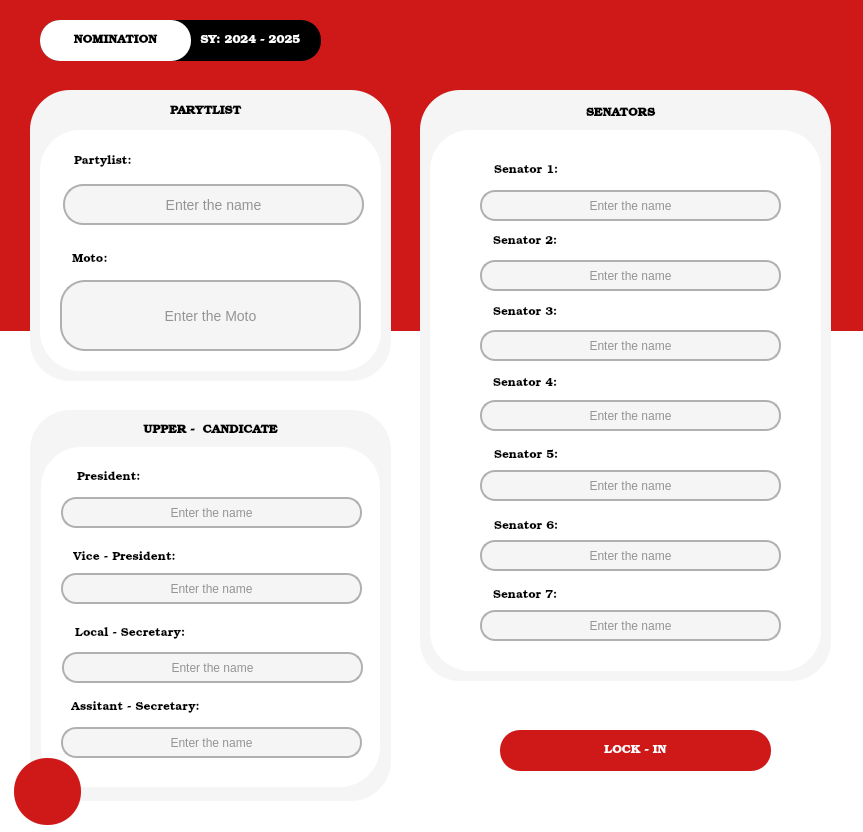
<?xml version="1.0" encoding="UTF-8"?>
<ui version="4.0">
 <class>MainWindow</class>
 <widget class="QMainWindow" name="MainWindow">
  <property name="geometry">
   <rect>
    <x>0</x>
    <y>0</y>
    <width>863</width>
    <height>832</height>
   </rect>
  </property>
  <property name="windowTitle">
   <string>MainWindow</string>
  </property>
  <property name="styleSheet">
   <string notr="true">background-color: rgb(255, 255, 255);</string>
  </property>
  <widget class="QWidget" name="centralwidget">
   <widget class="QWidget" name="widget" native="true">
    <property name="geometry">
     <rect>
      <x>30</x>
      <y>90</y>
      <width>361</width>
      <height>291</height>
     </rect>
    </property>
    <property name="styleSheet">
     <string notr="true">background-color: rgb(245, 245, 245);
border-radius: 40px;</string>
    </property>
    <widget class="QWidget" name="widget_2" native="true">
     <property name="geometry">
      <rect>
       <x>10</x>
       <y>40</y>
       <width>341</width>
       <height>241</height>
      </rect>
     </property>
     <property name="styleSheet">
      <string notr="true">background-color: rgb(255, 255, 255);
border-radius: 40px;</string>
     </property>
     <widget class="QLineEdit" name="enter_partylist_name">
      <property name="geometry">
       <rect>
        <x>23</x>
        <y>54</y>
        <width>301</width>
        <height>41</height>
       </rect>
      </property>
      <property name="styleSheet">
       <string notr="true">QLineEdit {
    background-color: #F5F5F5; /* Light grey background */
    color: #333333; /* Dark text */
    border: 2px solid #B0B0B0; /* Grey border */
    border-radius: 20px; /* Fully rounded corners */
    padding: 8px;
    font-size: 14px;
}

QLineEdit:focus {
    border: 2px solid #808080; /* Darker grey when focused */
    outline: none;
}
</string>
      </property>
      <property name="alignment">
       <set>Qt::AlignCenter</set>
      </property>
      <property name="placeholderText">
       <string>Enter the name</string>
      </property>
     </widget>
     <widget class="QLineEdit" name="enter_moto">
      <property name="geometry">
       <rect>
        <x>20</x>
        <y>150</y>
        <width>301</width>
        <height>71</height>
       </rect>
      </property>
      <property name="styleSheet">
       <string notr="true">QLineEdit {
    background-color: #F5F5F5; /* Light grey background */
    color: #333333; /* Dark text */
    border: 2px solid #B0B0B0; /* Grey border */
    border-radius: 25px; /* Fully rounded corners */
    padding: 8px;
    font-size: 14px;
}

QLineEdit:focus {
    border: 2px solid #808080; /* Darker grey when focused */
    outline: none;
}
</string>
      </property>
      <property name="alignment">
       <set>Qt::AlignCenter</set>
      </property>
      <property name="placeholderText">
       <string>Enter the Moto</string>
      </property>
     </widget>
     <widget class="QLabel" name="label_10">
      <property name="geometry">
       <rect>
        <x>34</x>
        <y>21</y>
        <width>81</width>
        <height>21</height>
       </rect>
      </property>
      <property name="font">
       <font>
        <family>Bookman Old Style</family>
        <pointsize>9</pointsize>
       </font>
      </property>
      <property name="styleSheet">
       <string notr="true">color: rgb(0, 0, 0);
background-color: transparent;</string>
      </property>
      <property name="text">
       <string>Partylist:</string>
      </property>
      <property name="alignment">
       <set>Qt::AlignLeading|Qt::AlignLeft|Qt::AlignVCenter</set>
      </property>
     </widget>
     <widget class="QLabel" name="label_11">
      <property name="geometry">
       <rect>
        <x>32</x>
        <y>119</y>
        <width>81</width>
        <height>21</height>
       </rect>
      </property>
      <property name="font">
       <font>
        <family>Bookman Old Style</family>
        <pointsize>9</pointsize>
       </font>
      </property>
      <property name="styleSheet">
       <string notr="true">color: rgb(0, 0, 0);
background-color: transparent;</string>
      </property>
      <property name="text">
       <string>Moto:</string>
      </property>
      <property name="alignment">
       <set>Qt::AlignLeading|Qt::AlignLeft|Qt::AlignVCenter</set>
      </property>
     </widget>
    </widget>
    <widget class="QLabel" name="label_23">
     <property name="geometry">
      <rect>
       <x>135</x>
       <y>11</y>
       <width>81</width>
       <height>21</height>
      </rect>
     </property>
     <property name="font">
      <font>
       <family>Bookman Old Style</family>
       <pointsize>9</pointsize>
       <weight>75</weight>
       <bold>true</bold>
      </font>
     </property>
     <property name="styleSheet">
      <string notr="true">color: rgb(0, 0, 0);
background-color: transparent;</string>
     </property>
     <property name="text">
      <string>PARYTLIST</string>
     </property>
     <property name="alignment">
      <set>Qt::AlignCenter</set>
     </property>
    </widget>
   </widget>
   <widget class="QWidget" name="widget_3" native="true">
    <property name="geometry">
     <rect>
      <x>30</x>
      <y>410</y>
      <width>361</width>
      <height>391</height>
     </rect>
    </property>
    <property name="styleSheet">
     <string notr="true">background-color: rgb(245, 245, 245);
border-radius: 40px;</string>
    </property>
    <widget class="QWidget" name="widget_4" native="true">
     <property name="geometry">
      <rect>
       <x>11</x>
       <y>37</y>
       <width>339</width>
       <height>340</height>
      </rect>
     </property>
     <property name="styleSheet">
      <string notr="true">background-color: rgb(255, 255, 255);
border-radius: 40px;</string>
     </property>
     <widget class="QLineEdit" name="enter_pres">
      <property name="geometry">
       <rect>
        <x>20</x>
        <y>50</y>
        <width>301</width>
        <height>31</height>
       </rect>
      </property>
      <property name="styleSheet">
       <string notr="true">QLineEdit {
    background-color: #F5F5F5; /* Light grey background */
    color: #333333; /* Dark text */
    border: 2px solid #B0B0B0; /* Grey border */
    border-radius: 15px; /* Fully rounded corners */
    padding: 8px;
    font-size: 12px;
}

QLineEdit:focus {
    border: 2px solid #808080; /* Darker grey when focused */
    outline: none;
}
</string>
      </property>
      <property name="alignment">
       <set>Qt::AlignCenter</set>
      </property>
      <property name="placeholderText">
       <string>Enter the name</string>
      </property>
     </widget>
     <widget class="QLineEdit" name="enter_vice_pres">
      <property name="geometry">
       <rect>
        <x>20</x>
        <y>126</y>
        <width>301</width>
        <height>31</height>
       </rect>
      </property>
      <property name="styleSheet">
       <string notr="true">QLineEdit {
    background-color: #F5F5F5; /* Light grey background */
    color: #333333; /* Dark text */
    border: 2px solid #B0B0B0; /* Grey border */
    border-radius: 15px; /* Fully rounded corners */
    padding: 8px;
    font-size: 12px;
}

QLineEdit:focus {
    border: 2px solid #808080; /* Darker grey when focused */
    outline: none;
}
</string>
      </property>
      <property name="alignment">
       <set>Qt::AlignCenter</set>
      </property>
      <property name="placeholderText">
       <string>Enter the name</string>
      </property>
     </widget>
     <widget class="QLineEdit" name="enter_local_sec">
      <property name="geometry">
       <rect>
        <x>21</x>
        <y>205</y>
        <width>301</width>
        <height>31</height>
       </rect>
      </property>
      <property name="styleSheet">
       <string notr="true">QLineEdit {
    background-color: #F5F5F5; /* Light grey background */
    color: #333333; /* Dark text */
    border: 2px solid #B0B0B0; /* Grey border */
    border-radius: 15px; /* Fully rounded corners */
    padding: 8px;
    font-size: 12px;
}

QLineEdit:focus {
    border: 2px solid #808080; /* Darker grey when focused */
    outline: none;
}
</string>
      </property>
      <property name="alignment">
       <set>Qt::AlignCenter</set>
      </property>
      <property name="placeholderText">
       <string>Enter the name</string>
      </property>
     </widget>
     <widget class="QLineEdit" name="enter_ass_sec">
      <property name="geometry">
       <rect>
        <x>20</x>
        <y>280</y>
        <width>301</width>
        <height>31</height>
       </rect>
      </property>
      <property name="styleSheet">
       <string notr="true">QLineEdit {
    background-color: #F5F5F5; /* Light grey background */
    color: #333333; /* Dark text */
    border: 2px solid #B0B0B0; /* Grey border */
    border-radius: 15px; /* Fully rounded corners */
    padding: 8px;
    font-size: 12px;
}

QLineEdit:focus {
    border: 2px solid #808080; /* Darker grey when focused */
    outline: none;
}
</string>
      </property>
      <property name="alignment">
       <set>Qt::AlignCenter</set>
      </property>
      <property name="placeholderText">
       <string>Enter the name</string>
      </property>
     </widget>
     <widget class="QLabel" name="label_12">
      <property name="geometry">
       <rect>
        <x>36</x>
        <y>20</y>
        <width>81</width>
        <height>21</height>
       </rect>
      </property>
      <property name="font">
       <font>
        <family>Bookman Old Style</family>
        <pointsize>9</pointsize>
       </font>
      </property>
      <property name="styleSheet">
       <string notr="true">color: rgb(0, 0, 0);
background-color: transparent;</string>
      </property>
      <property name="text">
       <string>President:</string>
      </property>
      <property name="alignment">
       <set>Qt::AlignLeading|Qt::AlignLeft|Qt::AlignVCenter</set>
      </property>
     </widget>
     <widget class="QLabel" name="label_13">
      <property name="geometry">
       <rect>
        <x>32</x>
        <y>100</y>
        <width>111</width>
        <height>21</height>
       </rect>
      </property>
      <property name="font">
       <font>
        <family>Bookman Old Style</family>
        <pointsize>9</pointsize>
       </font>
      </property>
      <property name="styleSheet">
       <string notr="true">color: rgb(0, 0, 0);
background-color: transparent;</string>
      </property>
      <property name="text">
       <string>Vice - President:</string>
      </property>
      <property name="alignment">
       <set>Qt::AlignLeading|Qt::AlignLeft|Qt::AlignVCenter</set>
      </property>
     </widget>
     <widget class="QLabel" name="label_14">
      <property name="geometry">
       <rect>
        <x>34</x>
        <y>176</y>
        <width>111</width>
        <height>21</height>
       </rect>
      </property>
      <property name="font">
       <font>
        <family>Bookman Old Style</family>
        <pointsize>9</pointsize>
       </font>
      </property>
      <property name="styleSheet">
       <string notr="true">color: rgb(0, 0, 0);
background-color: transparent;</string>
      </property>
      <property name="text">
       <string>Local - Secretary:</string>
      </property>
      <property name="alignment">
       <set>Qt::AlignLeading|Qt::AlignLeft|Qt::AlignVCenter</set>
      </property>
     </widget>
     <widget class="QLabel" name="label_15">
      <property name="geometry">
       <rect>
        <x>30</x>
        <y>250</y>
        <width>131</width>
        <height>21</height>
       </rect>
      </property>
      <property name="font">
       <font>
        <family>Bookman Old Style</family>
        <pointsize>9</pointsize>
       </font>
      </property>
      <property name="styleSheet">
       <string notr="true">color: rgb(0, 0, 0);
background-color: transparent;</string>
      </property>
      <property name="text">
       <string>Assitant - Secretary:</string>
      </property>
      <property name="alignment">
       <set>Qt::AlignLeading|Qt::AlignLeft|Qt::AlignVCenter</set>
      </property>
     </widget>
    </widget>
    <widget class="QLabel" name="label_24">
     <property name="geometry">
      <rect>
       <x>106</x>
       <y>10</y>
       <width>149</width>
       <height>21</height>
      </rect>
     </property>
     <property name="font">
      <font>
       <family>Bookman Old Style</family>
       <pointsize>9</pointsize>
       <weight>75</weight>
       <bold>true</bold>
      </font>
     </property>
     <property name="styleSheet">
      <string notr="true">color: rgb(0, 0, 0);
background-color: transparent;</string>
     </property>
     <property name="text">
      <string>UPPER -  CANDICATE</string>
     </property>
     <property name="alignment">
      <set>Qt::AlignCenter</set>
     </property>
    </widget>
   </widget>
   <widget class="QWidget" name="widget_5" native="true">
    <property name="geometry">
     <rect>
      <x>420</x>
      <y>90</y>
      <width>411</width>
      <height>591</height>
     </rect>
    </property>
    <property name="styleSheet">
     <string notr="true">background-color: rgb(245, 245, 245);
border-radius: 40px;</string>
    </property>
    <widget class="QWidget" name="widget_6" native="true">
     <property name="geometry">
      <rect>
       <x>10</x>
       <y>40</y>
       <width>391</width>
       <height>541</height>
      </rect>
     </property>
     <property name="styleSheet">
      <string notr="true">background-color: rgb(255, 255, 255);
border-radius: 40px;</string>
     </property>
     <widget class="QLineEdit" name="enter_senator1">
      <property name="geometry">
       <rect>
        <x>50</x>
        <y>60</y>
        <width>301</width>
        <height>31</height>
       </rect>
      </property>
      <property name="styleSheet">
       <string notr="true">QLineEdit {
    background-color: #F5F5F5; /* Light grey background */
    color: #333333; /* Dark text */
    border: 2px solid #B0B0B0; /* Grey border */
    border-radius: 15px; /* Fully rounded corners */
    padding: 8px;
    font-size: 12px;
}

QLineEdit:focus {
    border: 2px solid #808080; /* Darker grey when focused */
    outline: none;
}
</string>
      </property>
      <property name="alignment">
       <set>Qt::AlignCenter</set>
      </property>
      <property name="placeholderText">
       <string>Enter the name</string>
      </property>
     </widget>
     <widget class="QLineEdit" name="enter_senator2">
      <property name="geometry">
       <rect>
        <x>50</x>
        <y>130</y>
        <width>301</width>
        <height>31</height>
       </rect>
      </property>
      <property name="styleSheet">
       <string notr="true">QLineEdit {
    background-color: #F5F5F5; /* Light grey background */
    color: #333333; /* Dark text */
    border: 2px solid #B0B0B0; /* Grey border */
    border-radius: 15px; /* Fully rounded corners */
    padding: 8px;
    font-size: 12px;
}

QLineEdit:focus {
    border: 2px solid #808080; /* Darker grey when focused */
    outline: none;
}
</string>
      </property>
      <property name="alignment">
       <set>Qt::AlignCenter</set>
      </property>
      <property name="placeholderText">
       <string>Enter the name</string>
      </property>
     </widget>
     <widget class="QLineEdit" name="enter_senator3">
      <property name="geometry">
       <rect>
        <x>50</x>
        <y>200</y>
        <width>301</width>
        <height>31</height>
       </rect>
      </property>
      <property name="styleSheet">
       <string notr="true">QLineEdit {
    background-color: #F5F5F5; /* Light grey background */
    color: #333333; /* Dark text */
    border: 2px solid #B0B0B0; /* Grey border */
    border-radius: 15px; /* Fully rounded corners */
    padding: 8px;
    font-size: 12px;
}

QLineEdit:focus {
    border: 2px solid #808080; /* Darker grey when focused */
    outline: none;
}
</string>
      </property>
      <property name="alignment">
       <set>Qt::AlignCenter</set>
      </property>
      <property name="placeholderText">
       <string>Enter the name</string>
      </property>
     </widget>
     <widget class="QLineEdit" name="enter_senator4">
      <property name="geometry">
       <rect>
        <x>50</x>
        <y>270</y>
        <width>301</width>
        <height>31</height>
       </rect>
      </property>
      <property name="styleSheet">
       <string notr="true">QLineEdit {
    background-color: #F5F5F5; /* Light grey background */
    color: #333333; /* Dark text */
    border: 2px solid #B0B0B0; /* Grey border */
    border-radius: 15px; /* Fully rounded corners */
    padding: 8px;
    font-size: 12px;
}

QLineEdit:focus {
    border: 2px solid #808080; /* Darker grey when focused */
    outline: none;
}
</string>
      </property>
      <property name="alignment">
       <set>Qt::AlignCenter</set>
      </property>
      <property name="placeholderText">
       <string>Enter the name</string>
      </property>
     </widget>
     <widget class="QLineEdit" name="enter_senator5">
      <property name="geometry">
       <rect>
        <x>50</x>
        <y>340</y>
        <width>301</width>
        <height>31</height>
       </rect>
      </property>
      <property name="styleSheet">
       <string notr="true">QLineEdit {
    background-color: #F5F5F5; /* Light grey background */
    color: #333333; /* Dark text */
    border: 2px solid #B0B0B0; /* Grey border */
    border-radius: 15px; /* Fully rounded corners */
    padding: 8px;
    font-size: 12px;
}

QLineEdit:focus {
    border: 2px solid #808080; /* Darker grey when focused */
    outline: none;
}
</string>
      </property>
      <property name="alignment">
       <set>Qt::AlignCenter</set>
      </property>
      <property name="placeholderText">
       <string>Enter the name</string>
      </property>
     </widget>
     <widget class="QLineEdit" name="enter_senator6">
      <property name="geometry">
       <rect>
        <x>50</x>
        <y>410</y>
        <width>301</width>
        <height>31</height>
       </rect>
      </property>
      <property name="styleSheet">
       <string notr="true">QLineEdit {
    background-color: #F5F5F5; /* Light grey background */
    color: #333333; /* Dark text */
    border: 2px solid #B0B0B0; /* Grey border */
    border-radius: 15px; /* Fully rounded corners */
    padding: 8px;
    font-size: 12px;
}

QLineEdit:focus {
    border: 2px solid #808080; /* Darker grey when focused */
    outline: none;
}
</string>
      </property>
      <property name="alignment">
       <set>Qt::AlignCenter</set>
      </property>
      <property name="placeholderText">
       <string>Enter the name</string>
      </property>
     </widget>
     <widget class="QLineEdit" name="enter_senator7">
      <property name="geometry">
       <rect>
        <x>50</x>
        <y>480</y>
        <width>301</width>
        <height>31</height>
       </rect>
      </property>
      <property name="styleSheet">
       <string notr="true">QLineEdit {
    background-color: #F5F5F5; /* Light grey background */
    color: #333333; /* Dark text */
    border: 2px solid #B0B0B0; /* Grey border */
    border-radius: 15px; /* Fully rounded corners */
    padding: 8px;
    font-size: 12px;
}

QLineEdit:focus {
    border: 2px solid #808080; /* Darker grey when focused */
    outline: none;
}
</string>
      </property>
      <property name="alignment">
       <set>Qt::AlignCenter</set>
      </property>
      <property name="placeholderText">
       <string>Enter the name</string>
      </property>
     </widget>
     <widget class="QLabel" name="label_16">
      <property name="geometry">
       <rect>
        <x>64</x>
        <y>30</y>
        <width>81</width>
        <height>21</height>
       </rect>
      </property>
      <property name="font">
       <font>
        <family>Bookman Old Style</family>
        <pointsize>9</pointsize>
       </font>
      </property>
      <property name="styleSheet">
       <string notr="true">color: rgb(0, 0, 0);
background-color: transparent;</string>
      </property>
      <property name="text">
       <string>Senator 1:</string>
      </property>
      <property name="alignment">
       <set>Qt::AlignLeading|Qt::AlignLeft|Qt::AlignVCenter</set>
      </property>
     </widget>
     <widget class="QLabel" name="label_17">
      <property name="geometry">
       <rect>
        <x>63</x>
        <y>101</y>
        <width>81</width>
        <height>21</height>
       </rect>
      </property>
      <property name="font">
       <font>
        <family>Bookman Old Style</family>
        <pointsize>9</pointsize>
       </font>
      </property>
      <property name="styleSheet">
       <string notr="true">color: rgb(0, 0, 0);
background-color: transparent;</string>
      </property>
      <property name="text">
       <string>Senator 2:</string>
      </property>
      <property name="alignment">
       <set>Qt::AlignLeading|Qt::AlignLeft|Qt::AlignVCenter</set>
      </property>
     </widget>
     <widget class="QLabel" name="label_18">
      <property name="geometry">
       <rect>
        <x>63</x>
        <y>172</y>
        <width>81</width>
        <height>21</height>
       </rect>
      </property>
      <property name="font">
       <font>
        <family>Bookman Old Style</family>
        <pointsize>9</pointsize>
       </font>
      </property>
      <property name="styleSheet">
       <string notr="true">color: rgb(0, 0, 0);
background-color: transparent;</string>
      </property>
      <property name="text">
       <string>Senator 3:</string>
      </property>
      <property name="alignment">
       <set>Qt::AlignLeading|Qt::AlignLeft|Qt::AlignVCenter</set>
      </property>
     </widget>
     <widget class="QLabel" name="label_19">
      <property name="geometry">
       <rect>
        <x>63</x>
        <y>243</y>
        <width>81</width>
        <height>21</height>
       </rect>
      </property>
      <property name="font">
       <font>
        <family>Bookman Old Style</family>
        <pointsize>9</pointsize>
       </font>
      </property>
      <property name="styleSheet">
       <string notr="true">color: rgb(0, 0, 0);
background-color: transparent;</string>
      </property>
      <property name="text">
       <string>Senator 4:</string>
      </property>
      <property name="alignment">
       <set>Qt::AlignLeading|Qt::AlignLeft|Qt::AlignVCenter</set>
      </property>
     </widget>
     <widget class="QLabel" name="label_20">
      <property name="geometry">
       <rect>
        <x>64</x>
        <y>315</y>
        <width>81</width>
        <height>21</height>
       </rect>
      </property>
      <property name="font">
       <font>
        <family>Bookman Old Style</family>
        <pointsize>9</pointsize>
       </font>
      </property>
      <property name="styleSheet">
       <string notr="true">color: rgb(0, 0, 0);
background-color: transparent;</string>
      </property>
      <property name="text">
       <string>Senator 5:</string>
      </property>
      <property name="alignment">
       <set>Qt::AlignLeading|Qt::AlignLeft|Qt::AlignVCenter</set>
      </property>
     </widget>
     <widget class="QLabel" name="label_21">
      <property name="geometry">
       <rect>
        <x>64</x>
        <y>386</y>
        <width>81</width>
        <height>21</height>
       </rect>
      </property>
      <property name="font">
       <font>
        <family>Bookman Old Style</family>
        <pointsize>9</pointsize>
       </font>
      </property>
      <property name="styleSheet">
       <string notr="true">color: rgb(0, 0, 0);
background-color: transparent;</string>
      </property>
      <property name="text">
       <string>Senator 6:</string>
      </property>
      <property name="alignment">
       <set>Qt::AlignLeading|Qt::AlignLeft|Qt::AlignVCenter</set>
      </property>
     </widget>
     <widget class="QLabel" name="label_22">
      <property name="geometry">
       <rect>
        <x>63</x>
        <y>455</y>
        <width>81</width>
        <height>21</height>
       </rect>
      </property>
      <property name="font">
       <font>
        <family>Bookman Old Style</family>
        <pointsize>9</pointsize>
       </font>
      </property>
      <property name="styleSheet">
       <string notr="true">color: rgb(0, 0, 0);
background-color: transparent;</string>
      </property>
      <property name="text">
       <string>Senator 7:</string>
      </property>
      <property name="alignment">
       <set>Qt::AlignLeading|Qt::AlignLeft|Qt::AlignVCenter</set>
      </property>
     </widget>
    </widget>
    <widget class="QLabel" name="label_25">
     <property name="geometry">
      <rect>
       <x>126</x>
       <y>13</y>
       <width>149</width>
       <height>21</height>
      </rect>
     </property>
     <property name="font">
      <font>
       <family>Bookman Old Style</family>
       <pointsize>9</pointsize>
       <weight>75</weight>
       <bold>true</bold>
      </font>
     </property>
     <property name="styleSheet">
      <string notr="true">color: rgb(0, 0, 0);
background-color: transparent;</string>
     </property>
     <property name="text">
      <string>SENATORS</string>
     </property>
     <property name="alignment">
      <set>Qt::AlignCenter</set>
     </property>
    </widget>
   </widget>
   <widget class="QPushButton" name="lockin_btn">
    <property name="geometry">
     <rect>
      <x>500</x>
      <y>730</y>
      <width>271</width>
      <height>41</height>
     </rect>
    </property>
    <property name="font">
     <font>
      <family>Bookman Old Style</family>
     </font>
    </property>
    <property name="styleSheet">
     <string notr="true">background-color: rgb(207, 24, 24);
color: rgb(255, 255, 255);
border-radius: 20px;</string>
    </property>
    <property name="text">
     <string>LOCK - IN</string>
    </property>
   </widget>
   <widget class="QPushButton" name="pushButton_4">
    <property name="enabled">
     <bool>false</bool>
    </property>
    <property name="geometry">
     <rect>
      <x>40</x>
      <y>20</y>
      <width>151</width>
      <height>41</height>
     </rect>
    </property>
    <property name="font">
     <font>
      <family>Bookman Old Style</family>
      <weight>75</weight>
      <bold>true</bold>
     </font>
    </property>
    <property name="styleSheet">
     <string notr="true">background-color: rgb(255, 255, 255);
color: rgb(0, 0, 0);
border-radius: 20px;</string>
    </property>
    <property name="text">
     <string>NOMINATION</string>
    </property>
   </widget>
   <widget class="QPushButton" name="pushButton_5">
    <property name="enabled">
     <bool>false</bool>
    </property>
    <property name="geometry">
     <rect>
      <x>40</x>
      <y>20</y>
      <width>281</width>
      <height>41</height>
     </rect>
    </property>
    <property name="font">
     <font>
      <family>Bookman Old Style</family>
     </font>
    </property>
    <property name="styleSheet">
     <string notr="true">background-color: rgb(0, 0, 0);
color: rgb(255, 255, 255);
border-radius: 20px;</string>
    </property>
    <property name="text">
     <string/>
    </property>
   </widget>
   <widget class="QLabel" name="label_9">
    <property name="geometry">
     <rect>
      <x>190</x>
      <y>30</y>
      <width>121</width>
      <height>21</height>
     </rect>
    </property>
    <property name="font">
     <font>
      <family>Bookman Old Style</family>
      <pointsize>9</pointsize>
     </font>
    </property>
    <property name="styleSheet">
     <string notr="true">color: rgb(255, 255, 255);
background-color: transparent;</string>
    </property>
    <property name="text">
     <string>SY: 2024 - 2025</string>
    </property>
    <property name="alignment">
     <set>Qt::AlignCenter</set>
    </property>
   </widget>
   <widget class="QWidget" name="widget_7" native="true">
    <property name="geometry">
     <rect>
      <x>-30</x>
      <y>0</y>
      <width>961</width>
      <height>331</height>
     </rect>
    </property>
    <property name="styleSheet">
     <string notr="true">background-color: rgb(207, 24, 24);</string>
    </property>
   </widget>
   <widget class="QPushButton" name="back_btn">
    <property name="geometry">
     <rect>
      <x>14</x>
      <y>758</y>
      <width>67</width>
      <height>67</height>
     </rect>
    </property>
    <property name="font">
     <font>
      <family>Bookman Old Style</family>
     </font>
    </property>
    <property name="styleSheet">
     <string notr="true">background-color: rgb(207, 24, 24);
color: rgb(255, 255, 255);
border-radius: 33px;</string>
    </property>
    <property name="text">
     <string/>
    </property>
    <property name="icon">
     <iconset>
      <normaloff>../image/back.png</normaloff>../image/back.png</iconset>
    </property>
    <property name="iconSize">
     <size>
      <width>32</width>
      <height>32</height>
     </size>
    </property>
   </widget>
   <zorder>widget_7</zorder>
   <zorder>pushButton_5</zorder>
   <zorder>widget</zorder>
   <zorder>widget_3</zorder>
   <zorder>widget_5</zorder>
   <zorder>lockin_btn</zorder>
   <zorder>pushButton_4</zorder>
   <zorder>label_9</zorder>
   <zorder>back_btn</zorder>
  </widget>
 </widget>
 <resources/>
 <connections/>
</ui>
